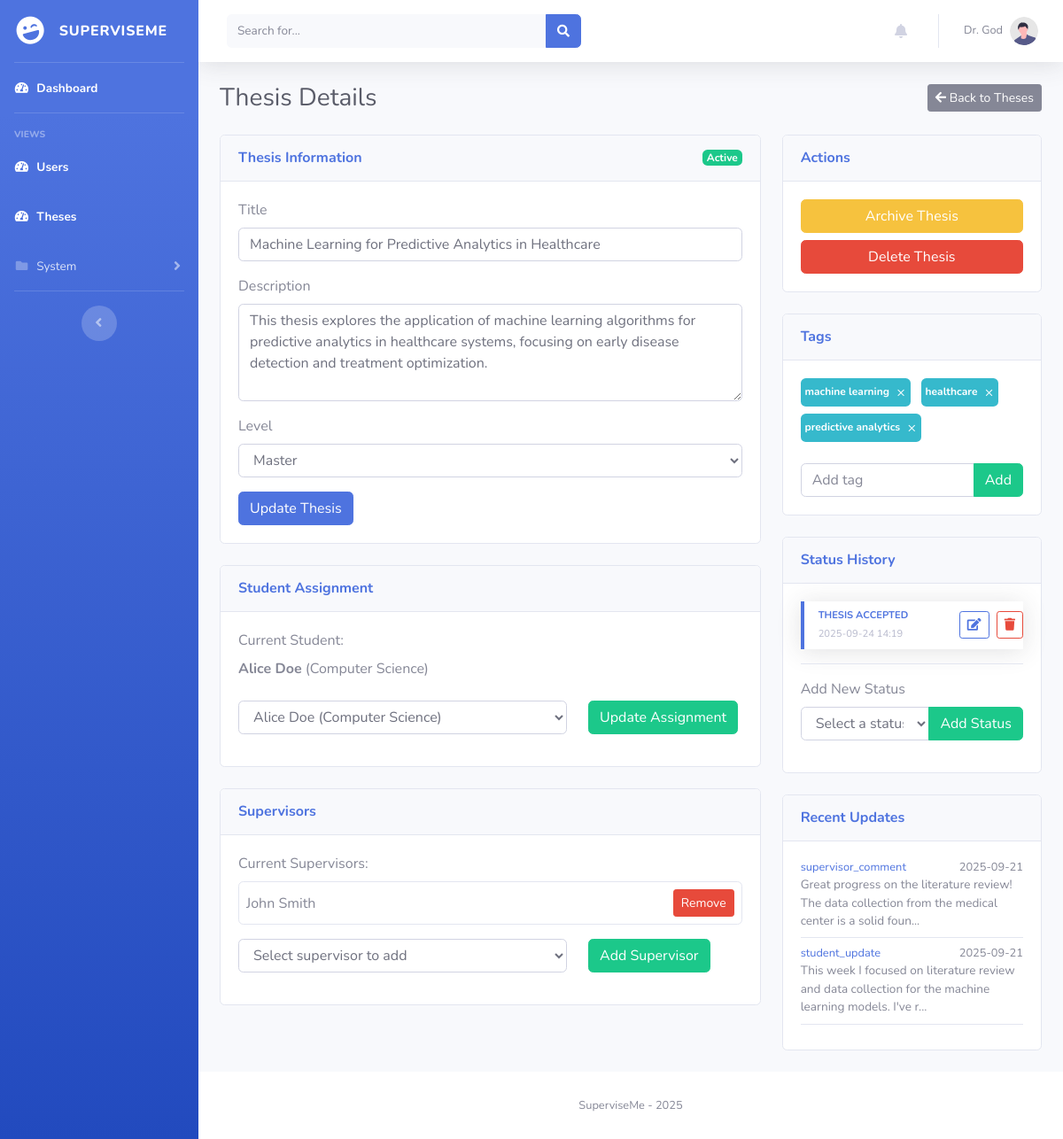
/admin/thesis/1 (signed in), run on an earlier commit of the app's database.
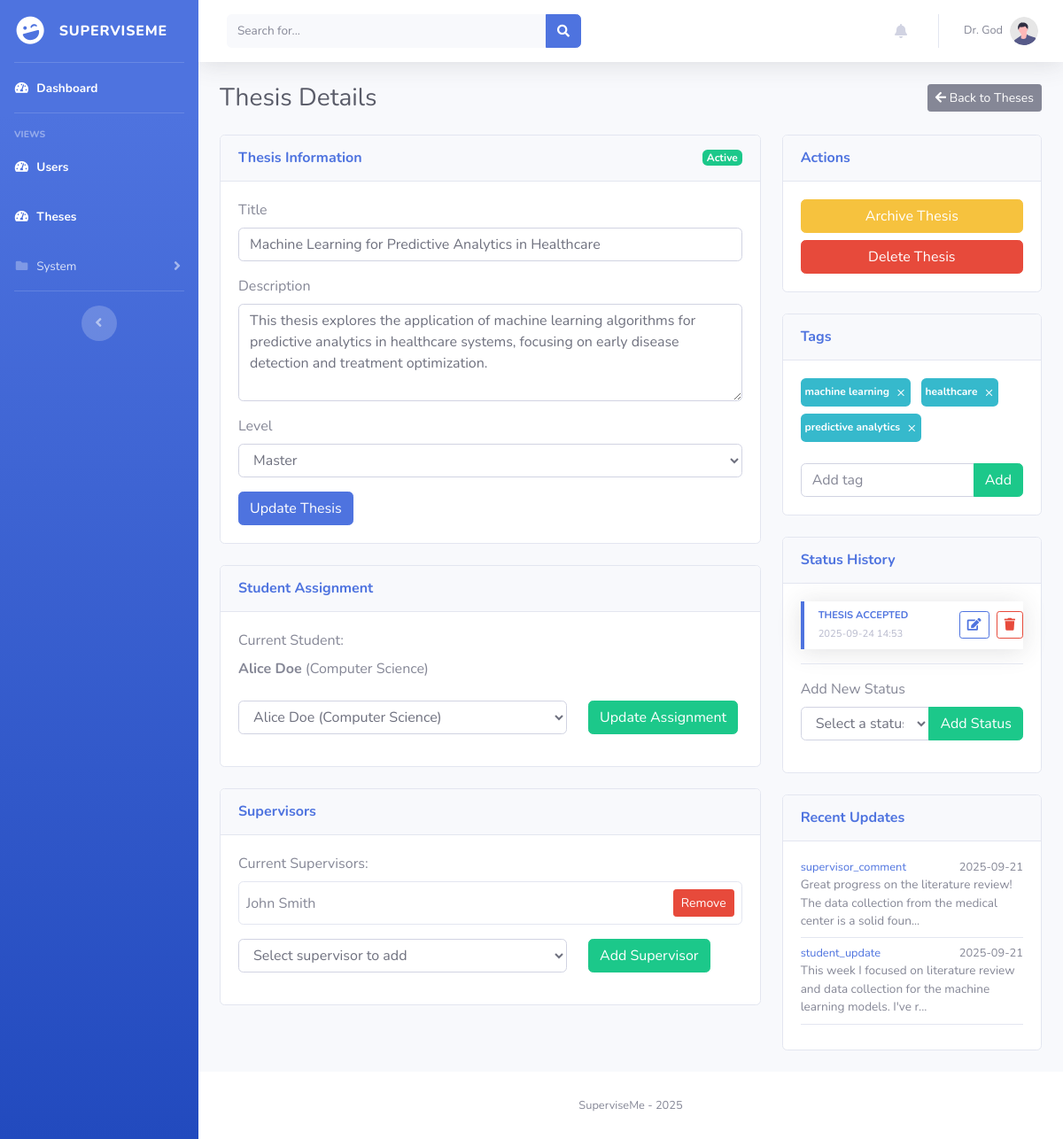
And on a later commit of the database.
### superviseme/models.py (models this page shows)
class Thesis_Status(db.Model):
    __tablename__ = "thesis_status"
    id = db.Column(db.Integer, primary_key=True)
    thesis_id = db.Column(db.Integer, db.ForeignKey("thesis.id"), nullable=False)
    status = db.Column(db.String(20), nullable=False)
    updated_at = db.Column(db.Integer, nullable=False)
    thesis = db.relationship("Thesis", backref="status", lazy=True)

### superviseme/routes/admin.py (the view)
@admin.route("/admin/thesis/<int:thesis_id>")
@login_required
def thesis_detail(thesis_id):
    privilege_check = check_privileges(current_user.username, role="admin")
    if privilege_check is not True:
        return privilege_check
    thesis = Thesis.query.get_or_404(thesis_id)
    author = User_mgmt.query.get(thesis.author_id) if thesis.author_id else None
    supervisors_rel = Thesis_Supervisor.query.filter_by(thesis_id=thesis_id).all()
    supervisors = [User_mgmt.query.get(rel.supervisor_id) for rel in supervisors_rel]
    status_history = Thesis_Status.query.filter_by(thesis_id=thesis_id).order_by(Thesis_Status.updated_at.desc()).all()
    tags = Thesis_Tag.query.filter_by(thesis_id=thesis_id).all()
    updates = Thesis_Update.query.filter_by(thesis_id=thesis_id).order_by(Thesis_Update.created_at.desc()).all()
    students = User_mgmt.query.filter_by(user_type="student").all()
    all_supervisors = User_mgmt.query.filter_by(user_type="supervisor").all()
    return render_template("/admin/thesis_detail.html",
                         current_user=current_user,
                         thesis=thesis,
                         author=author,
                         supervisors=supervisors,
                         status_history=status_history,
                         tags=tags,
                         updates=updates,
                         students=students,
                         all_supervisors=all_supervisors,
                         datetime=datetime.datetime)

### superviseme/utils/logging_config.py (called while the page is built)
def log_request_response(app, loggers):
    @app.before_request
    def log_request_info():
        loggers['access_logger'].info("Request started", extra={
            'event_type': 'request_start',
            'endpoint': request.endpoint,
            'url_rule': str(request.url_rule) if request.url_rule else None,
            'content_length': request.content_length,
            'content_type': request.content_type
        })
    @app.after_request
    def log_response_info(response):
        loggers['access_logger'].info("Request completed", extra={
            'event_type': 'request_end',
            'status_code': response.status_code,
            'content_length': response.content_length,
            'content_type': response.content_type
        })
        return response

### superviseme/utils/miscellanea.py (called while the page is built, shortened)
def check_privileges(username, role="admin"):
    user = User_mgmt.query.filter_by(username=username).first()
    if not user:
        abort(404)
    return True

### superviseme/templates/admin/thesis_detail.html (shortened to what the changed rows need)
{% include 'admin/components/header.html' %}
<body id="page-top">
    <div id="wrapper">
        <div id="content-wrapper" class="d-flex flex-column">
            <div id="content">
                <div class="container-fluid">
                    <div class="d-sm-flex align-items-center justify-content-between mb-4">
                        <h1 class="h3 mb-0 text-gray-800">Thesis Details</h1>
                    </div>
                    <div class="row">
                        <div class="col-xl-4 col-lg-4">
                            <div class="card mb-4">
                                <div class="card-body">
                                    {% if status_history %}
                                        {% for status in status_history %}
                                            <div class="border-left-primary shadow h-100 py-2 pl-3 mb-2 d-flex justify-content-between align-items-center">
                                                <div class="flex-grow-1">
                                                    <div class="text-xs font-weight-bold text-primary text-uppercase mb-1">
                                                        {{ status.status }}
                                                    </div>
                                                    <div class="text-xs text-gray-500">
                                                        {{ datetime.fromtimestamp(status.updated_at).strftime('%Y-%m-%d %H:%M') }}
                                                    </div>
                                                </div>
                                                <div class="ml-2">
                                                    <button type="button" class="btn btn-sm btn-outline-primary mr-1" data-toggle="modal" data-target="#editStatusModal{{ status.id }}">
                                                        <i class="fas fa-edit"></i>
                                                    </button>
                                                    <form style="display: inline-block;" action="/admin/delete_thesis_status" method="POST" onsubmit="return confirm('Are you sure you want to delete this status entry?')">
                                                        <button type="submit" class="btn btn-sm btn-outline-danger">
                                                            <i class="fas fa-trash"></i>
                                                        </button>
                                                    </form>
                                                </div>
                                            </div>
                                        {% endfor %}
                                    {% else %}
                                        <p class="text-muted">No status history available</p>
                                    {% endif %}
                                </div>
                            </div>
                        </div>
                    </div>
                </div>
            </div>
            {% include 'admin/components/footer.html' %}
</body>
</html>

What changed in the data, as far as the page shows it:
changed Thesis_Status "THESIS ACCEPTED": fromtimestamp "2025-09-24 14:19" → "2025-09-24 14:53"
